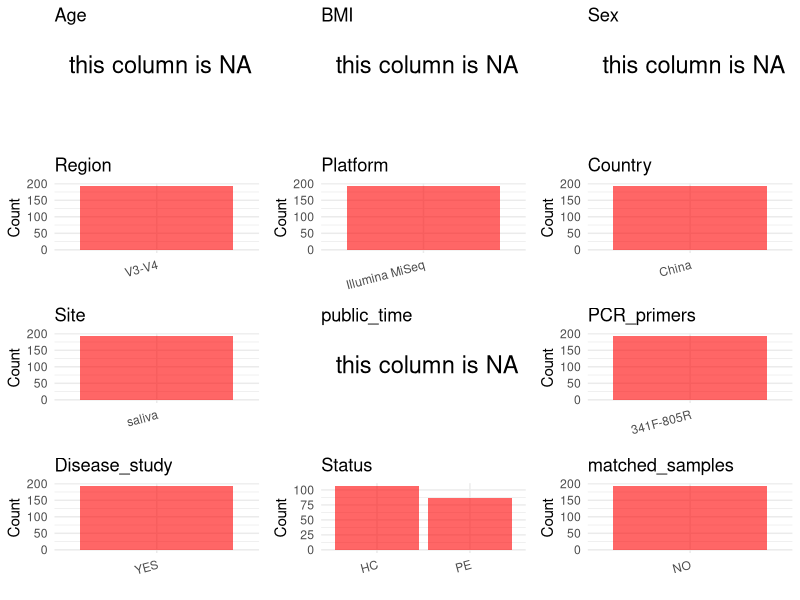

R code for this plot: (Note: this script raises an error after producing the figure.)
## ---- chunk 1
# Load necessary libraries
library(dplyr)
library(ggplot2)
library(cowplot)

# Set working directory (update this path to your local directory)
setwd("D:/oral_project/PRJCA005537")

# Read the initial metadata files
initial_meta<-read.csv("SraRunTable.csv",header = T)

# Combine the two metadata files
#meta <- rbind(initial_meta, initial_meta1)

#Remove entries non-oral samples
#initial_meta <- subset(initial_meta,isolate %in% c("saliva","tongue coat"))

# Check the number of samples containing "HT" in Sample.Name (e.g., healthy controls)
#nrow(subset(meta, grepl("HT", Sample.Name)))

# Display the first few rows of the metadata
head(initial_meta)
## ---- chunk 2
# Create a uniform metadata dataframe
metadata <- data.frame(
  BioProject = "PRJCA005537",
  Run = NA,
  sample_name = initial_meta$Sample.name,
  Age = NA,
  BMI = NA,
  Sex = NA,
  Region = "V3-V4",
  Platform = "Illumina MiSeq",
  Country = "China",
  Site = replace(initial_meta$Sample.title, initial_meta$Sample.title == "Oral microbiota", "saliva"),
  public_time = NA,
  Public.description = initial_meta$Public.description,
  stringsAsFactors = FALSE
)
## ---- chunk 3
# Add information obtained from the publication
metadata$PCR_primers <- "341F-805R"
metadata$title <- "Effects of Helicobacter pylori Infection on the Oral Microbiota of Reflux Esophagitis Patients"
metadata$Disease_study <- "YES"
# Assign disease status based on sample_name patterns
metadata <- metadata %>%
  mutate(Status = case_when(
    grepl("Oral flora in esophagitis patients", Public.description) ~ "PE",
    grepl("Oral flora in healthy", Public.description) ~ "HC",
    TRUE ~ NA_character_  # 处理其他情况
  )) %>%
  select(-Public.description)  # 删除Public.description列
#get subjects id according to sample id
metadata$sample_name<-gsub("","",metadata$sample_name)
#get subjects id with Saliva available
keep_subjects<-subset(metadata,Site %in% "saliva")
#remove subjects without Saliva samples
metadata<-subset(metadata,sample_name %in% keep_subjects$sample_name)
#get subjects sampling counts
sample_counts <- table(metadata$sample_name)
# Create matched_samples column, any subjects have >=2 samples will be label "YES", otherwise "NO"
metadata$matched_samples <- ifelse(metadata$sample_name %in% names(sample_counts[sample_counts >= 2]), "YES", "NO")
## ---- chunk 4
# Check the number of unique runs and sample names
print(paste("Number of unique runs:", length(unique(metadata$Run))))
print(paste("Number of unique sample names:", length(unique(metadata$sample_name))))
## ---- chunk 5
# Select columns for visualization
plot_data <- metadata %>%
  select(-BioProject, -Run, -sample_name, -title)

# Function to create simple plots for each column
create_simple_plots <- function(data) {
  plots <- list()
  
  for (col in colnames(data)) {
    # Check if the column is all NA
    if (all(is.na(data[[col]]))) {
      # Create an empty plot with text indicating all NA
      p <- ggplot() +
        annotate("text", x = 0.5, y = 0.5, label = "this column is NA", size = 6) +
        labs(title = col) +
        theme_void()
    } else if (is.numeric(data[[col]])) {
      # Numeric variable: histogram
      p <- ggplot(data, aes(x = .data[[col]])) +
        geom_histogram(fill = "blue", alpha = 0.6, bins = 20, na.rm = TRUE) +
        labs(title = col) +
        theme_minimal()
    } else {
      # Categorical variable: bar plot (remove NA values)
      count_data <- as.data.frame(table(data[[col]], useNA = "ifany"))
      p <- ggplot(count_data, aes(x = reorder(Var1, -Freq), y = Freq)) +
        geom_col(fill = "red", alpha = 0.6) +
        labs(title = col, x = NULL, y = "Count") +
        theme_minimal() +
        theme(axis.text.x = element_text(angle = 15, hjust = 1))
    }
    plots[[col]] <- p
  }
  
  return(plots)
}

# Generate and arrange plots
plots <- create_simple_plots(plot_data)
p<-plot_grid(plots$Age, 
          plots$BMI, 
          plots$Sex, 
          plots$Region, 
          plots$Platform, 
          plots$Country, 
          plots$Site,
          plots$public_time, 
          plots$PCR_primers,
          plots$Disease_study,
          plots$Status,
          plots$matched_samples,# add 
          ncol = 3, align = "hv", axis = "lb")
ggsave("Metadata_Summary.png", plot = p, width = 8, height = 6, dpi = 150)
## ---- chunk 6
knitr::include_graphics("Metadata_Summary.png")
## ---- chunk 7
# Reorder columns to match the desired format
metadata <- metadata[, c(
  "BioProject", "Run", "sample_name", "Age", "BMI", "Sex", 
  "Region", "Platform", "Country", "Site", "public_time", 
  "PCR_primers", "title", "Disease_study", "Status","matched_samples"
)]

# Export the uniform metadata to a CSV file
write.csv(metadata, file = "metadata.csv", quote = TRUE)
head(metadata)
